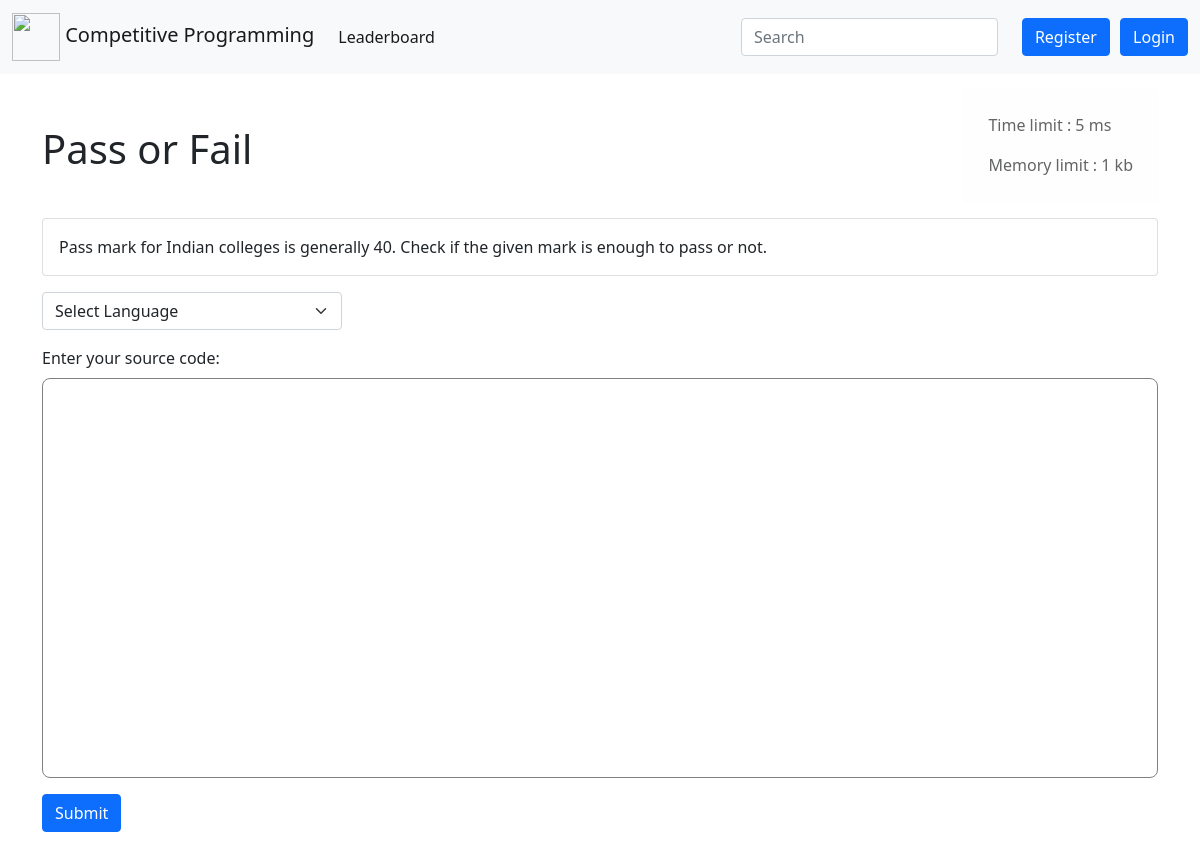
The page /Question/index.php?id=3 on the database its author committed.
### tables this page shows
CREATE TABLE `questions` (
  `id` int(11) NOT NULL,
  `title` text NOT NULL,
  `contest_id` int(11) NOT NULL,
  `question` text NOT NULL,
  `time_limit` int(11) NOT NULL,
  `memory_limit` int(11) NOT NULL,
  `test_input` text NOT NULL,
  `expected_output` text NOT NULL
);

### Question/index.php (the view, shortened to what this page needs)
<?php
$questionId = $_GET["id"];
$database = mysqli_connect("localhost", "root", "", "cp_site");
$question_query = "SELECT * FROM `questions` WHERE id=" . $questionId;
$question_data = mysqli_fetch_array(mysqli_query($database, $question_query));
$timeLimit = $question_data["time_limit"];
$memoryLimit = $question_data["memory_limit"];
$title = $question_data["title"];
$question = $question_data["question"];
?>
<!DOCTYPE html>
<html>
<head>
     <link href="question.css" rel="stylesheet">
</head>
<body style="padding: 72px 0px 40px 0px;">
    <?php
    include("../commons/header.php");
    ?>
    <div class="container">
        <div class="title">
            <h1><?php
                echo $title;
                ?>
            </h1>
            <div class="alert alert-light" role="alert">
                <div class="info">
                    Time limit : <?php echo $timeLimit ?> ms
                </div>
                <div class="info">Memory limit : <?php echo $memoryLimit / 1024 ?> kb </div>
            </div>
        </div>
        <div class="card">
            <div class="card-body" id="ques_desc">
                <?php echo $question ?>
            </div>
        </div>
        <select style="width: 300px;" name="languageId" class="form-select" id="language">
            <option selected>Select Language </option>
        </select>
        <label for="code" class="form-label">Enter your source code:</label>
        <div class="mb-3" id="editor" rows="10">
        </div>
        <div id="panel" style="padding: 0px 20px 20px 0px;">
            <button type="button" class="btn btn-primary" id="run">Submit</button>
        </div>
    </div>
</body>
</html>

### Question/question.css (style rules this page uses)
#language { margin-bottom: 16px; margin-top: 16px; }
.container { padding: 16px; }
#editor { height: 400px; width: 100%; border-radius: 8px; border: solid 1px gray; font-size: 18px; }
.info { padding: 8px; }
.title { display: flex; justify-content: space-between; align-items: center; }

### rows shown on the page
questions: title "Pass or Fail", time_limit "5", $memoryLimit/1024 "1", question "Pass mark for Indian colleges is generally 40. Check if the given mark is enough to pass or not."
